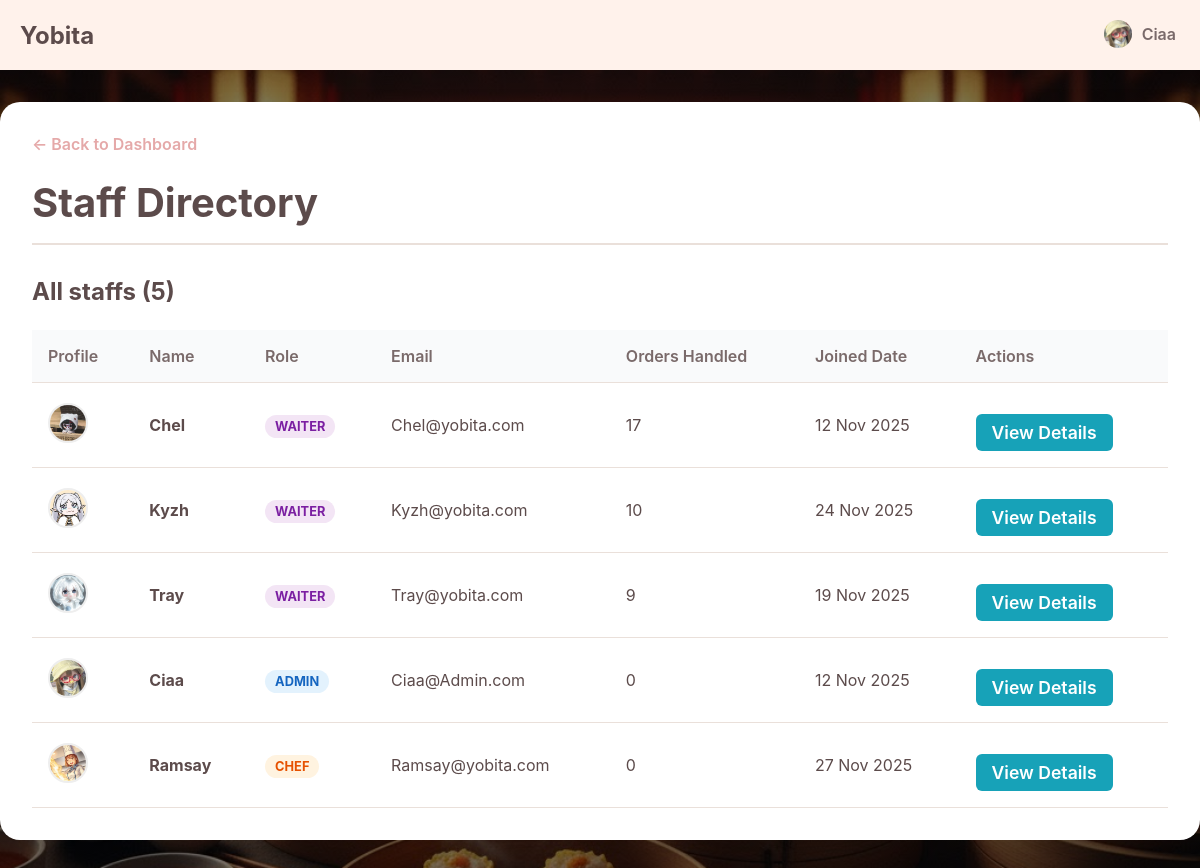
Screenshot of /app/admin/manageStaff.php (signed in) with the database file from the repository.
### tables this page shows
CREATE TABLE `staffs` (
  `id` int(10) UNSIGNED NOT NULL,
  `username` varchar(50) NOT NULL,
  `email` varchar(255) NOT NULL,
  `password` varchar(255) NOT NULL,
  `role` enum('waiter','admin','chef') NOT NULL DEFAULT 'waiter',
  `profile_picture` varchar(255) DEFAULT NULL,
  `created_at` timestamp NOT NULL DEFAULT current_timestamp()
);

### app/admin/manageStaff.php (the view, shortened to what this page needs)
<?php
require_once '../connection.php';
$basePath = "../";
include '../_header.php';
try {
    $sql = "SELECT
                u.id,
                u.username,
                u.email,
                u.role,
                u.profile_picture,
                u.created_at,
                COUNT(o.id) as orders_handled
            FROM staffs u
            LEFT JOIN orders o ON u.id = o.user_id
            GROUP BY u.id
            ORDER BY u.role ASC, u.username ASC";
    $stmt = $pdo->query($sql);
    $waiter_members = $stmt->fetchAll();
} catch (PDOException $e) {
    $waiter_members = [];
    $message = "Error fetching waiter: " . $e->getMessage();
}
?>
<link rel="stylesheet" href="<?php echo $basePath; ?>css/viewOrders.css">
<link rel="stylesheet" href="<?php echo $basePath; ?>css/manageStaff.css">
<main class="main-wrapper">
    <div class="admin-container">
        <a href="dashboard.php" class="back-link">← Back to Dashboard</a>
        <div class="page-header">
            <h1>Staff Directory</h1>
        </div>
        <div class="orders-list-section">
            <h2 class="section-title">All staffs (<?php echo count($waiter_members); ?>)</h2>
            <div class="table-responsive">
                <table>
                    <thead>
                        <tr>
                            <th>Profile</th>
                            <th>Name</th>
                            <th>Role</th>
                            <th>Email</th>
                            <th>Orders Handled</th>
                            <th>Joined Date</th>
                            <th>Actions</th>
                        </tr>
                    </thead>
                    <tbody>
                        <?php foreach ($waiter_members as $waiter): ?>
                            <tr>
                                <td data-label="Profile">
                                    <img src="<?php echo $waiter['profile_picture'] ? $basePath . $waiter['profile_picture'] : $basePath.'uploads/Default_pfp.png'; ?>"
                                         alt="pfp" class="table-pfp">
                                </td>
                                <td data-label="Name"><strong><?php echo htmlspecialchars($waiter['username']); ?></strong></td>
                                <td data-label="Role">
                                    <span class="role-badge role-<?php echo $waiter['role']; ?>">
                                        <?php echo ucfirst($waiter['role']); ?>
                                    </span>
                                </td>
                                <td data-label="Email"><?php echo htmlspecialchars($waiter['email']); ?></td>
                                <td data-label="Orders Handled"><?php echo $waiter['orders_handled']; ?></td>
                                <td data-label="Joined"><?php echo date("d M Y", strtotime($waiter['created_at'])); ?></td>
                                <td class="actions-cell" data-label="Actions">
                                    <a href="staffDetail.php?id=<?php echo $waiter['id']; ?>" class="action-btn view-btn">
                                        View Details
                                    </a>
                                </td>
                            </tr>
                        <?php endforeach; ?>
                    </tbody>
                </table>
            </div>
        </div>
    </div>
</main>

### app/css/index.css (style rules this page uses)
:root { --primary: #FFDCDC; --second: #FFF2EB; --third: #ffffff; --fourth: #FFD6BA; --text-dark: #5C4B4B; --text-light: #7a6a6a; --border-color: #EAE0DA; --accent-dark: #E5A9A9; --notification: #FF3B3B; }
* { box-sizing: border-box; margin: 0; padding: 0; }
body { font-family: -apple-system, BlinkMacSystemFont, "Segoe UI", Roboto, Helvetica, Arial, sans-serif; background-color: var(--second); color: var(--text-dark); background: linear-gradient(rgba(0, 0, 0, 0.5), rgba(0, 0, 0, 0.5)), url(../image/Background.jpg) !important; background-size: cover !important; background-position: center !important; background-repeat: no-repeat !important; background-attachment: fixed !important; }
.main-wrapper { padding-top: 70px; padding-bottom: 100px; }
.btn, .action-btn { display: inline-flex; align-items: center; justify-content: center; gap: 10px; flex-grow: 1; padding: 18px; margin-top: 15px; background-color: var(--fourth); color: var(--text-dark); font-size: 1.1rem; font-weight: 600; border: none; border-radius: 12px; cursor: pointer; text-align: center; text-decoration: none; transition: all 0.2s; animation-delay: 0.6s; }

### app/css/viewOrders.css (style rules this page uses)
.admin-container { max-width: 1200px; margin: 2rem auto; padding: 2rem; background-color: #fff; border-radius: 20px; box-shadow: 0 8px 25px rgba(0, 0, 0, 0.1); animation: fadeInUp 0.6s ease-out; }
body { background-color: #f8f9fa; }
.back-link { display: inline-block; margin-bottom: 1.5rem; color: var(--accent-dark, #a05252); text-decoration: none; font-weight: 600; transition: color 0.3s ease; }
.page-header { border-bottom: 2px solid var(--border-color, #eee); padding-bottom: 1rem; margin-bottom: 2rem; }
.page-header h1 { color: var(--text-dark, #333); font-size: 2.5rem; margin: 0; }
.section-title { font-size: 1.5rem; color: var(--text-dark, #333); margin-top: 0; margin-bottom: 1.5rem; }
.table-responsive { overflow-x: auto; }
table { width: 100%; border-collapse: collapse; text-align: left; }
table th, table td { padding: 1rem; border-bottom: 1px solid var(--border-color, #eee); vertical-align: middle; }
table th { background-color: #f9fafb; font-weight: 600; color: var(--text-light, #555); }
.action-btn { padding: 0.5rem 1rem; border: none; border-radius: 6px; cursor: pointer; font-weight: 600; transition: all 0.2s ease; display: inline-flex; align-items: center; gap: 6px; text-decoration: none; }
.view-btn { background-color: #17a2b8; color: white; }

### app/css/manageStaff.css (style rules this page uses)
.table-pfp { width: 40px; height: 40px; border-radius: 50%; object-fit: cover; border: 2px solid #eee; }
.role-badge { padding: 4px 10px; border-radius: 12px; font-size: 0.8rem; font-weight: 700; text-transform: uppercase; }
.role-admin { background-color: #e3f2fd; color: #1565c0; }
.role-waiter { background-color: #f3e5f5; color: #7b1fa2; }
.role-chef { background-color: #fff3e0; color: #e65100; }

### rows the page displays
staffs: profile_picture (picture), username "Chel", role "WAITER", email "Chel@yobita.com", orders_handled "17", created_at "12 Nov 2025"
staffs: profile_picture (picture), username "Kyzh", role "WAITER", email "Kyzh@yobita.com", orders_handled "10", created_at "24 Nov 2025"
staffs: profile_picture (picture), username "Tray", role "WAITER", email "Tray@yobita.com", orders_handled "9", created_at "19 Nov 2025"
staffs: profile_picture (picture), username "Ciaa", role "ADMIN", email "Ciaa@Admin.com", orders_handled "0", created_at "12 Nov 2025"
staffs: profile_picture (picture), username "Ramsay", role "CHEF", email "Ramsay@yobita.com", orders_handled "0", created_at "27 Nov 2025"

### other values shown
$_SESSION['username'] "Ciaa"
count($waiter_members) "5"
